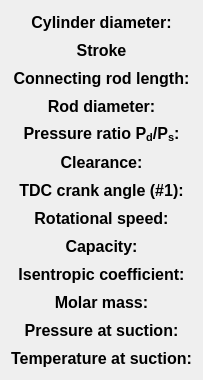
     <widget class="QWidget" name="verticalLayoutWidget_12">
      <property name="geometry">
       <rect>
        <x>46</x>
        <y>12</y>
        <width>197</width>
        <height>361</height>
       </rect>
      </property>
      <layout class="QVBoxLayout" name="verticalLayout_12">
       <item>
        <widget class="QLabel" name="label_20">
         <property name="minimumSize">
          <size>
           <width>0</width>
           <height>22</height>
          </size>
         </property>
         <property name="maximumSize">
          <size>
           <width>16777215</width>
           <height>22</height>
          </size>
         </property>
         <property name="font">
          <font>
           <family>Arial</family>
           <pointsize>12</pointsize>
           <weight>75</weight>
           <italic>false</italic>
           <bold>true</bold>
          </font>
         </property>
         <property name="text">
          <string>Cylinder diameter:</string>
         </property>
         <property name="alignment">
          <set>Qt::AlignCenter</set>
         </property>
        </widget>
       </item>
       <item>
        <widget class="QLabel" name="label_21">
         <property name="minimumSize">
          <size>
           <width>0</width>
           <height>22</height>
          </size>
         </property>
         <property name="maximumSize">
          <size>
           <width>16777215</width>
           <height>22</height>
          </size>
         </property>
         <property name="font">
          <font>
           <family>Arial</family>
           <pointsize>12</pointsize>
           <weight>75</weight>
           <italic>false</italic>
           <bold>true</bold>
          </font>
         </property>
         <property name="text">
          <string>Stroke</string>
         </property>
         <property name="alignment">
          <set>Qt::AlignCenter</set>
         </property>
        </widget>
       </item>
       <item>
        <widget class="QLabel" name="label_22">
         <property name="minimumSize">
          <size>
           <width>0</width>
           <height>22</height>
          </size>
         </property>
         <property name="maximumSize">
          <size>
           <width>16777215</width>
           <height>22</height>
          </size>
         </property>
         <property name="font">
          <font>
           <family>Arial</family>
           <pointsize>12</pointsize>
           <weight>75</weight>
           <italic>false</italic>
           <bold>true</bold>
          </font>
         </property>
         <property name="text">
          <string>Connecting rod length:</string>
         </property>
         <property name="alignment">
          <set>Qt::AlignCenter</set>
         </property>
        </widget>
       </item>
       <item>
        <widget class="QLabel" name="label_23">
         <property name="minimumSize">
          <size>
           <width>0</width>
           <height>22</height>
          </size>
         </property>
         <property name="maximumSize">
          <size>
           <width>16777215</width>
           <height>22</height>
          </size>
         </property>
         <property name="font">
          <font>
           <family>Arial</family>
           <pointsize>12</pointsize>
           <weight>75</weight>
           <italic>false</italic>
           <bold>true</bold>
          </font>
         </property>
         <property name="text">
          <string>Rod diameter:</string>
         </property>
         <property name="alignment">
          <set>Qt::AlignCenter</set>
         </property>
        </widget>
       </item>
       <item>
        <widget class="QLabel" name="label_26">
         <property name="minimumSize">
          <size>
           <width>0</width>
           <height>22</height>
          </size>
         </property>
         <property name="maximumSize">
          <size>
           <width>16777215</width>
           <height>22</height>
          </size>
         </property>
         <property name="font">
          <font>
           <family>Arial</family>
           <pointsize>12</pointsize>
           <weight>75</weight>
           <italic>false</italic>
           <bold>true</bold>
          </font>
         </property>
         <property name="text">
          <string>&lt;html&gt;&lt;head/&gt;&lt;body&gt;&lt;p&gt;Pressure ratio P&lt;span style=&quot; vertical-align:sub;&quot;&gt;d&lt;/span&gt;/P&lt;span style=&quot; vertical-align:sub;&quot;&gt;s&lt;/span&gt;:&lt;/p&gt;&lt;/body&gt;&lt;/html&gt;</string>
         </property>
         <property name="alignment">
          <set>Qt::AlignCenter</set>
         </property>
        </widget>
       </item>
       <item>
        <widget class="QLabel" name="label_27">
         <property name="minimumSize">
          <size>
           <width>0</width>
           <height>22</height>
          </size>
         </property>
         <property name="maximumSize">
          <size>
           <width>16777215</width>
           <height>22</height>
          </size>
         </property>
         <property name="font">
          <font>
           <family>Arial</family>
           <pointsize>12</pointsize>
           <weight>75</weight>
           <italic>false</italic>
           <bold>true</bold>
          </font>
         </property>
         <property name="text">
          <string>Clearance:</string>
         </property>
         <property name="alignment">
          <set>Qt::AlignCenter</set>
         </property>
        </widget>
       </item>
       <item>
        <widget class="QLabel" name="label_28">
         <property name="minimumSize">
          <size>
           <width>0</width>
           <height>22</height>
          </size>
         </property>
         <property name="maximumSize">
          <size>
           <width>16777215</width>
           <height>22</height>
          </size>
         </property>
         <property name="font">
          <font>
           <family>Arial</family>
           <pointsize>12</pointsize>
           <weight>75</weight>
           <italic>false</italic>
           <bold>true</bold>
          </font>
         </property>
         <property name="text">
          <string>TDC crank angle (#1):</string>
         </property>
         <property name="alignment">
          <set>Qt::AlignCenter</set>
         </property>
        </widget>
       </item>
       <item>
        <widget class="QLabel" name="label_30">
         <property name="minimumSize">
          <size>
           <width>0</width>
           <height>22</height>
          </size>
         </property>
         <property name="maximumSize">
          <size>
           <width>16777215</width>
           <height>22</height>
          </size>
         </property>
         <property name="font">
          <font>
           <family>Arial</family>
           <pointsize>12</pointsize>
           <weight>75</weight>
           <italic>false</italic>
           <bold>true</bold>
          </font>
         </property>
         <property name="text">
          <string>Rotational speed:</string>
         </property>
         <property name="alignment">
          <set>Qt::AlignCenter</set>
         </property>
        </widget>
       </item>
       <item>
        <widget class="QLabel" name="label_33">
         <property name="minimumSize">
          <size>
           <width>0</width>
           <height>22</height>
          </size>
         </property>
         <property name="maximumSize">
          <size>
           <width>16777215</width>
           <height>22</height>
          </size>
         </property>
         <property name="font">
          <font>
           <family>Arial</family>
           <pointsize>12</pointsize>
           <weight>75</weight>
           <italic>false</italic>
           <bold>true</bold>
          </font>
         </property>
         <property name="text">
          <string>Capacity:</string>
         </property>
         <property name="alignment">
          <set>Qt::AlignCenter</set>
         </property>
        </widget>
       </item>
       <item>
        <widget class="QLabel" name="label_46">
         <property name="minimumSize">
          <size>
           <width>0</width>
           <height>22</height>
          </size>
         </property>
         <property name="maximumSize">
          <size>
           <width>16777215</width>
           <height>22</height>
          </size>
         </property>
         <property name="font">
          <font>
           <family>Arial</family>
           <pointsize>12</pointsize>
           <weight>75</weight>
           <italic>false</italic>
           <bold>true</bold>
          </font>
         </property>
         <property name="text">
          <string>Isentropic coefficient:</string>
         </property>
         <property name="alignment">
          <set>Qt::AlignCenter</set>
         </property>
        </widget>
       </item>
       <item>
        <widget class="QLabel" name="label_35">
         <property name="minimumSize">
          <size>
           <width>0</width>
           <height>22</height>
          </size>
         </property>
         <property name="maximumSize">
          <size>
           <width>16777215</width>
           <height>22</height>
          </size>
         </property>
         <property name="font">
          <font>
           <family>Arial</family>
           <pointsize>12</pointsize>
           <weight>75</weight>
           <italic>false</italic>
           <bold>true</bold>
          </font>
         </property>
         <property name="text">
          <string>Molar mass:</string>
         </property>
         <property name="alignment">
          <set>Qt::AlignCenter</set>
         </property>
        </widget>
       </item>
       <item>
        <widget class="QLabel" name="label_42">
         <property name="minimumSize">
          <size>
           <width>0</width>
           <height>22</height>
          </size>
         </property>
         <property name="maximumSize">
          <size>
           <width>16777215</width>
           <height>22</height>
          </size>
         </property>
         <property name="font">
          <font>
           <family>Arial</family>
           <pointsize>12</pointsize>
           <weight>75</weight>
           <italic>false</italic>
           <bold>true</bold>
          </font>
         </property>
         <property name="text">
          <string>Pressure at suction:</string>
         </property>
         <property name="alignment">
          <set>Qt::AlignCenter</set>
         </property>
        </widget>
       </item>
       <item>
        <widget class="QLabel" name="label_44">
         <property name="minimumSize">
          <size>
           <width>0</width>
           <height>22</height>
          </size>
         </property>
         <property name="maximumSize">
          <size>
           <width>16777215</width>
           <height>22</height>
          </size>
         </property>
         <property name="font">
          <font>
           <family>Arial</family>
           <pointsize>12</pointsize>
           <weight>75</weight>
           <italic>false</italic>
           <bold>true</bold>
          </font>
         </property>
         <property name="text">
          <string>Temperature at suction:</string>
         </property>
         <property name="alignment">
          <set>Qt::AlignCenter</set>
         </property>
        </widget>
       </item>
      </layout>
     </widget>
